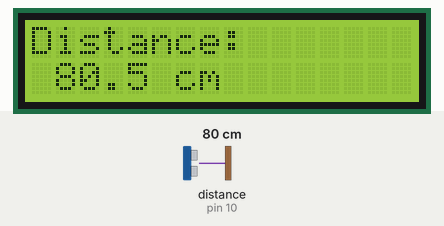
A sketch run on a simulated Arduino Uno, built with avr-gcc and run on an emulated ATmega328P. Parts: 16×2 character LCD. Wiring (inferred from the names in the program): ultrasonic range finder: trigger pin 9; echo pin 10. The test bench sets the inputs (shaded band); at power-on: distance to the obstacle (sensor on pin 10) 80 cm. The echo pulse lasts 58.3 µs per cm; what the sketch prints to the serial monitor is not drawn.

Above: at 2.8 s.
2.9 s: distance to the obstacle (sensor on pin 10) set to 4 cm
At 4.5 s:
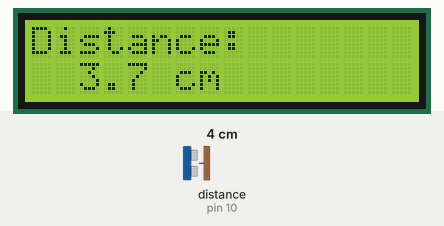
4.8 s: distance to the obstacle (sensor on pin 10) set to 2 cm
At 5.5 s:
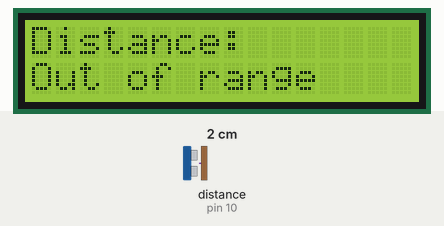
6.6 s: distance to the obstacle (sensor on pin 10) set to 9 cm
At 8.0 s:
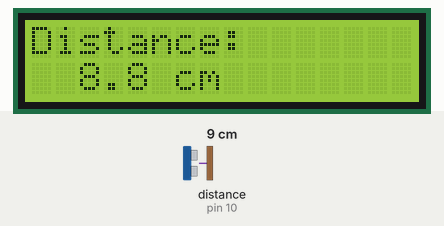
Timing chart, 0 to 9.6 s (numbered marks = the images above; inputs shaded):
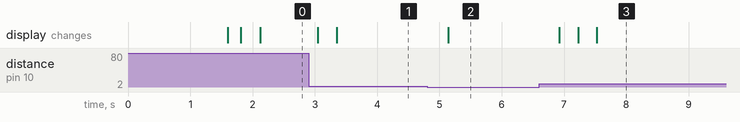

The sketch:

arduino_sketch.ino
```cpp
/*
  ElectroDai Project 01 - Ultrasonic Distance Meter
  Arduino Uno + HC-SR04 + 16x2 I2C LCD
  Library: "LiquidCrystal I2C" by Frank de Brabander (Library Manager)

  Wiring:
    HC-SR04: VCC->5V, GND->GND, Trig->D9, Echo->D10
    I2C LCD: VCC->5V, GND->GND, SDA->A4, SCL->A5
*/

#include <Wire.h>
#include <LiquidCrystal_I2C.h>

// ----- Pins -----
const uint8_t TRIG_PIN = 9;    // HC-SR04 Trig
const uint8_t ECHO_PIN = 10;   // HC-SR04 Echo

// ----- LCD -----
// Most backpacks (PCF8574T chip) use address 0x27.
// Backpacks with the PCF8574AT chip use 0x3F.
// If the backlight is on but no text appears, change 0x27 to 0x3F.
LiquidCrystal_I2C lcd(0x27, 16, 2);

// ----- Calibration -----
const float AIR_TEMP_C    = 25.0;  // room temperature in degrees C (sound is faster in warm air)
const float CAL_OFFSET_CM = 0.0;   // fine correction after checking with a ruler

// ----- Limits -----
const unsigned long ECHO_TIMEOUT_US = 30000UL; // stop waiting after 30 ms (about 5 m)
const float MIN_CM = 2.0;                      // HC-SR04 useful range
const float MAX_CM = 400.0;

float soundSpeedCmPerUs;  // calculated in setup()

// Send one ping and return distance in cm, or -1 if no echo came back
float readOnceCm() {
  digitalWrite(TRIG_PIN, LOW);
  delayMicroseconds(2);
  digitalWrite(TRIG_PIN, HIGH);      // 10 us pulse starts a measurement
  delayMicroseconds(10);
  digitalWrite(TRIG_PIN, LOW);

  unsigned long echoUs = pulseIn(ECHO_PIN, HIGH, ECHO_TIMEOUT_US);
  if (echoUs == 0) {
    return -1.0;                     // timeout: nothing in range
  }
  // divide by 2 because the sound goes to the object and back
  return (echoUs * soundSpeedCmPerUs) / 2.0 + CAL_OFFSET_CM;
}

// Take several readings and average only the valid ones
float readAverageCm(uint8_t samples) {
  float total = 0.0;
  uint8_t good = 0;
  for (uint8_t i = 0; i < samples; i++) {
    float d = readOnceCm();
    if (d >= MIN_CM && d <= MAX_CM) {
      total += d;
      good++;
    }
    delay(60);                       // HC-SR04 needs about 60 ms between pings
  }
  if (good == 0) {
    return -1.0;
  }
  return total / good;
}

// Print text on LCD line 2, padded with spaces so old characters are erased
void printLine2(const char *text) {
  char buf[17];                      // 16 characters + end-of-string
  snprintf(buf, sizeof(buf), "%-16s", text);
  lcd.setCursor(0, 1);
  lcd.print(buf);
}

void setup() {
  pinMode(TRIG_PIN, OUTPUT);
  pinMode(ECHO_PIN, INPUT);
  digitalWrite(TRIG_PIN, LOW);

  Serial.begin(9600);

  // Speed of sound: 331.3 + 0.606 x temperature (m/s), converted to cm per microsecond
  soundSpeedCmPerUs = (331.3 + 0.606 * AIR_TEMP_C) / 10000.0;

  lcd.init();
  lcd.backlight();
  lcd.setCursor(0, 0);
  lcd.print("ElectroDai");
  lcd.setCursor(0, 1);
  lcd.print("Distance Meter");
  delay(1500);

  lcd.clear();
  lcd.setCursor(0, 0);
  lcd.print("Distance:");
}

void loop() {
  float distance = readAverageCm(3);

  if (distance < 0) {
    printLine2("Out of range");
    Serial.println("Out of range");
  } else {
    char number[8];
    char line[17];
    dtostrf(distance, 5, 1, number);           // e.g. " 25.4" (1 decimal place)
    snprintf(line, sizeof(line), "%s cm", number);
    printLine2(line);

    Serial.print(distance, 1);
    Serial.println(" cm");
  }

  delay(100);
}
```

Measured:
- the behaviour switches between 3 and 2 cm on distance to the obstacle (sensor on pin 10) (found by bisection; images 1 and 2)
- after the input at 2.9 s, the display: first changes after 0.15 s (image 1 shows a later state)
- after the input at 4.8 s, the display: changes after 0.34 s (image 2)
- after the input at 6.6 s, the display: changes after 0.33 s (image 3)
